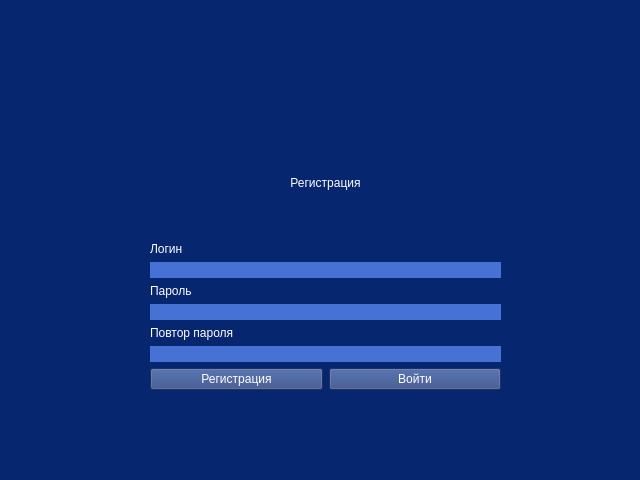
<?xml version="1.0" encoding="UTF-8"?>
<ui version="4.0">
 <class>RegisterWindow</class>
 <widget class="QMainWindow" name="RegisterWindow">
  <property name="geometry">
   <rect>
    <x>0</x>
    <y>0</y>
    <width>640</width>
    <height>480</height>
   </rect>
  </property>
  <property name="windowTitle">
   <string>Регистрация</string>
  </property>
  <property name="styleSheet">
   <string notr="true">background-color: rgb(6, 38, 111);
font: 14pt &quot;DejaVu Serif&quot;;
color: rgb(255, 255, 255);</string>
  </property>
  <widget class="QWidget" name="centralwidget">
   <widget class="QWidget" name="verticalLayoutWidget">
    <property name="geometry">
     <rect>
      <x>150</x>
      <y>130</y>
      <width>351</width>
      <height>260</height>
     </rect>
    </property>
    <layout class="QVBoxLayout" name="verticalLayout">
     <item>
      <widget class="QLabel" name="label">
       <property name="styleSheet">
        <string notr="true">font: 16pt &quot;DejaVu Serif&quot;;</string>
       </property>
       <property name="text">
        <string>Регистрация</string>
       </property>
       <property name="alignment">
        <set>Qt::AlignCenter</set>
       </property>
      </widget>
     </item>
     <item>
      <layout class="QVBoxLayout" name="verticalLayout_2">
       <item>
        <widget class="QLabel" name="label_2">
         <property name="text">
          <string>Логин</string>
         </property>
        </widget>
       </item>
       <item>
        <widget class="QLineEdit" name="lineEdit">
         <property name="styleSheet">
          <string notr="true">border:none;
background-color: rgb(70, 113, 213);</string>
         </property>
        </widget>
       </item>
       <item>
        <widget class="QLabel" name="label_3">
         <property name="text">
          <string>Пароль</string>
         </property>
        </widget>
       </item>
       <item>
        <widget class="QLineEdit" name="lineEdit_2">
         <property name="styleSheet">
          <string notr="true">border:none;
background-color: rgb(70, 113, 213);
</string>
         </property>
        </widget>
       </item>
       <item>
        <widget class="QLabel" name="label_4">
         <property name="text">
          <string>Повтор пароля</string>
         </property>
        </widget>
       </item>
       <item>
        <widget class="QLineEdit" name="lineEdit_3">
         <property name="styleSheet">
          <string notr="true">border:none;
background-color: rgb(70, 113, 213);</string>
         </property>
        </widget>
       </item>
       <item>
        <layout class="QHBoxLayout" name="horizontalLayout">
         <item>
          <widget class="QPushButton" name="register_btn">
           <property name="styleSheet">
            <string notr="true">QPushButton {
    background-color: rgb(42, 68, 128);
    color: white;
}
QPushButton:hover {
    background-color: rgb(18, 64, 171);
}</string>
           </property>
           <property name="text">
            <string>Регистрация</string>
           </property>
          </widget>
         </item>
         <item>
          <widget class="QPushButton" name="log_in_btn">
           <property name="styleSheet">
            <string notr="true">QPushButton {
    background-color: rgb(42, 68, 128);
    color: white;
}
QPushButton:hover {
    background-color: rgb(18, 64, 171);
}</string>
           </property>
           <property name="text">
            <string>Войти</string>
           </property>
          </widget>
         </item>
        </layout>
       </item>
      </layout>
     </item>
    </layout>
   </widget>
  </widget>
 </widget>
 <resources/>
 <connections/>
</ui>
